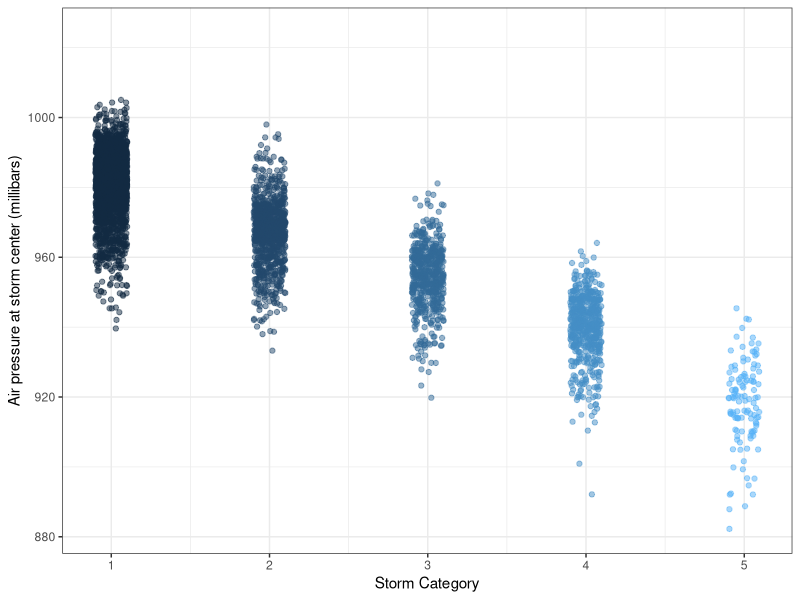

Write R code to recreate this figure.
## ---- chunk 1
knitr::opts_chunk$set(echo = TRUE)
library(tidyverse)
## ---- chunk 2
summary(storms)
## ---- chunk 3
names(storms)
## ---- chunk 4
ggplot(data = storms, aes(x = category, y = pressure)) +
  geom_jitter(width = 0.1, 
              alpha = 0.5,
              aes(color = category),
              show.legend = FALSE) +
  labs(x = "Storm Category", 
       y = "Air pressure at storm center (millibars)"
       ) +
  theme_bw()
